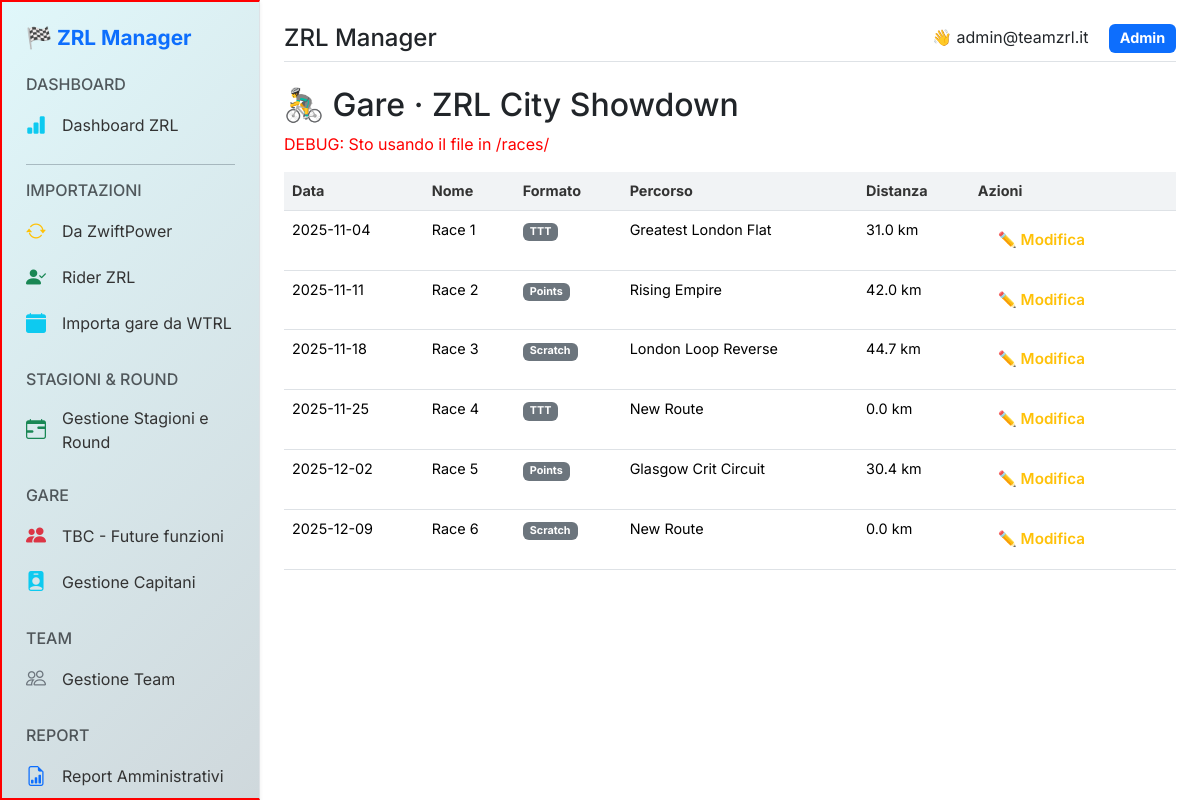
The app's page /admin/races/round/2 (signed in) with its own data.
### tables this page shows
CREATE TABLE rounds (
    id INTEGER PRIMARY KEY,
    season_id INTEGER NOT NULL,
    round_number INTEGER NOT NULL,
    name TEXT,
    start_date TEXT,
    end_date TEXT, is_active INTEGER DEFAULT 0,
    FOREIGN KEY (season_id) REFERENCES seasons(id) ON DELETE CASCADE
);

CREATE TABLE races (
        id INTEGER PRIMARY KEY AUTOINCREMENT,
        name TEXT NOT NULL,
        race_date TEXT NOT NULL,
        format TEXT,
        world TEXT,
        course TEXT,
        laps INTEGER,
        distance_km REAL,
        elevation_m REAL,
        powerups TEXT,
        fal_segments TEXT,
        fts_segments TEXT,
        active INTEGER DEFAULT 1, round_id INTEGER REFERENCES rounds(id), external_id TEXT,
        UNIQUE(race_date, name)
    );

### blueprints/admin/routes/admin_races.py (the view)
@admin_races_bp.route("/races/round/<int:round_id>", methods=["GET"])
@require_admin
def view_races_by_round(round_id):
    conn = get_db()
    conn.row_factory = sqlite3.Row
    round = conn.execute("SELECT * FROM rounds WHERE id = ?", (round_id,)).fetchone()
    races = conn.execute("SELECT * FROM races WHERE round_id = ? ORDER BY race_date", (round_id,)).fetchall()
    conn.close()
    if not round:
        flash("⚠️ Round non trovato.", "danger")
        return redirect(url_for("admin_races.view_seasons"))
    return render_template("races/view_races_by_round.html", round=round, races=races)

### db.py (called while the page is built)
def _connect_db(db_path, attr_name):
    if has_app_context():
        if not hasattr(g, attr_name):
            conn = sqlite3.connect(db_path)
            conn.row_factory = sqlite3.Row
            setattr(g, attr_name, conn)
            logging.info(f"📂 Connessione Flask attiva → {db_path}")
        return getattr(g, attr_name)
    conn = sqlite3.connect(db_path)
    conn.row_factory = sqlite3.Row
    logging.info(f"📂 Connessione diretta → {db_path}")
    return conn

def get_zrl_db():
    return _connect_db(ZRL_DB_PATH, "zrl_db")

### utils/auth.py (called while the page is built)
def require_admin(f):
    @wraps(f)
    def decorated_function(*args, **kwargs):
        if session.get('user_role') != 'admin':
            flash("⛔ Accesso riservato agli admin", "danger")
            return redirect(url_for('auth.login_admin'))
        return f(*args, **kwargs)
    return decorated_function

### templates/races/view_races_by_round.html (shortened to what this page needs)
{% extends 'base.html' %}
{% block content %}
  {% if round %}
    <h2>🚴‍♂️ Gare · {{ round.name }}</h2>
<p style="color: red;">DEBUG: Sto usando il file in /races/</p>
    {% if races %}
      <table class="table table-hover">
        <thead>
          <tr>
            <th>Data</th>
            <th>Nome</th>
            <th>Formato</th>
            <th>Percorso</th>
            <th>Distanza</th>
            <th>Azioni</th>
          </tr>
        </thead>
        <tbody>
          {% for race in races %}
            <tr>
              <td>{{ race.race_date }}</td>
              <td>{{ race.name }}</td>
              <td><span class="badge bg-secondary">{{ race.format }}</span></td>
              <td>{{ race.course }}</td>
              <td>{{ race.distance_km }} km</td>
              <td>
                <a href="{{ url_for('admin_races.edit_race', race_id=race.id) }}" class="btn btn-sm btn-outline-warning">✏️ Modifica</a>
              </td>
            </tr>
          {% endfor %}
        </tbody>
      </table>
    {% else %}
      <p class="text-muted">Nessuna gara disponibile per questo round.</p>
    {% endif %}
  {% else %}
    <h2 class="text-danger">⚠️ Round non trovato</h2>
    <p><a href="{{ url_for('admin_races.view_seasons') }}" class="btn btn-outline-secondary">← Torna alle stagioni</a></p>
  {% endif %}
{% endblock %}

### static/css/style.css (style rules this page uses)
* { box-sizing: border-box; margin: 0; padding: 0; }
body { font-family: 'Inter', sans-serif; background-color: #f5f7fa; color: #333; min-height: 100vh; }
.btn { padding: 10px 20px; font-size: 0.95rem; font-weight: 600; border-radius: 8px; border: none; cursor: pointer; transition: all 0.2s ease; }

### static/css/custom.css (style rules this page uses)
body { font-family: 'Inter', sans-serif; background-color: #f8f9fa; color: #212529; }
a { text-decoration: none; }
.table { font-size: 0.9rem; }
.table thead th { background-color: #f1f3f5; color: #333; }
.btn { border-radius: 10px; }

### templates/base.html (style rules this page uses)
body { font-family: 'Inter', sans-serif; }

### records on screen
rounds: name "ZRL City Showdown"
races: race_date "2025-11-04", name "Race 1", format "TTT", course "Greatest London Flat", distance_km "31.0"
races: race_date "2025-11-11", name "Race 2", format "Points", course "Rising Empire", distance_km "42.0"
races: race_date "2025-11-18", name "Race 3", format "Scratch", course "London Loop Reverse", distance_km "44.7"
races: race_date "2025-11-25", name "Race 4", format "TTT", course "New Route", distance_km "0.0"
races: race_date "2025-12-02", name "Race 5", format "Points", course "Glasgow Crit Circuit", distance_km "30.4"
races: race_date "2025-12-09", name "Race 6", format "Scratch", course "New Route", distance_km "0.0"

### other values on screen
{{ page_title or "ZRL Manager" }} "ZRL Manager"
{{ session.get('user_email') }} "admin@teamzrl.it"
{{ role|capitalize }} "Admin"
